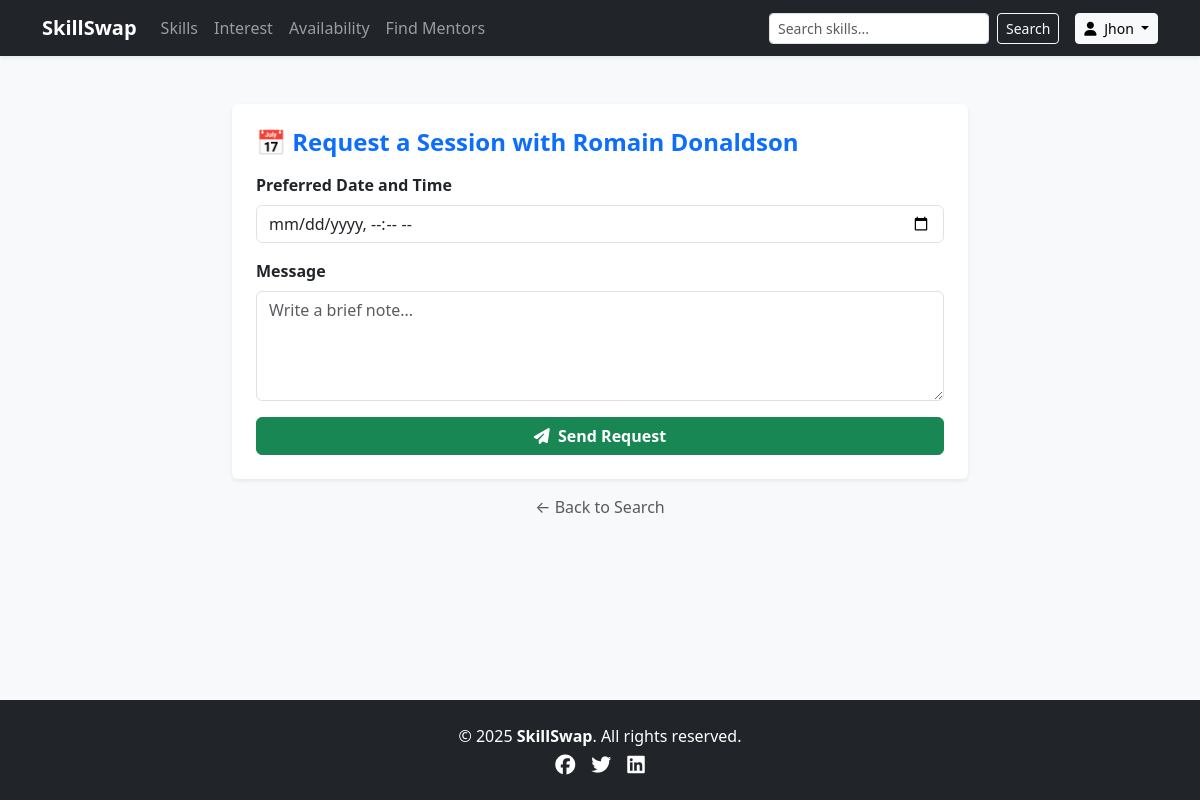
/request/1/ (signed in), run on the app's committed database.
### accounts/models.py (models this page shows, shortened)
class CustomUser(AbstractUser):
    email = models.EmailField(unique=True)
    contact_number = models.CharField(
        max_length=15,
        validators=[RegexValidator(r'^\+?\d{9,15}$', 'Enter a valid phone number.')],
        blank=True,
        null=True
    )
    is_verified = models.BooleanField(default=False)
    profile_picture = models.ImageField(upload_to='profile_pics/', blank=True, null=True)
    date_joined = models.DateTimeField(auto_now_add=True)
    last_active = models.DateTimeField(auto_now=True)
    USERNAME_FIELD = 'email'  # Use email for authentication
    REQUIRED_FIELDS = ['username']  # Needed for createsuperuser

### session_requests/views.py (the view, shortened to what this page needs)
# urls.py: path('request/<int:mentor_id>/', views.request_session, name='request_session'),
@login_required
def request_session(request, mentor_id):
    from django.contrib.auth import get_user_model
    User = get_user_model()
    mentor = get_object_or_404(User, id=mentor_id)
    return render(request, 'request_session.html', {'mentor': mentor})

### templates/request_session.html (shortened to what this page needs)
{% extends "base.html" %}
{% block content %}
<div class="container mt-5">
    <div class="row justify-content-center">
        <div class="col-md-8">
            <div class="card shadow-sm border-0">
                <div class="card-body p-4">
                    <h4 class="mb-3 text-primary fw-bold">
                        📅 Request a Session with {{ mentor.first_name }} {{ mentor.last_name }}
                    </h4>
                    <form method="post">
                        <div class="mb-3">
                            <label class="form-label fw-semibold">Preferred Date and Time</label>
                            <input type="datetime-local" name="scheduled_time" class="form-control" required>
                        </div>
                        <div class="mb-3">
                            <label class="form-label fw-semibold">Message</label>
                            <textarea name="message" class="form-control" rows="4" placeholder="Write a brief note..." required></textarea>
                        </div>
                        <div class="d-grid">
                            <button type="submit" class="btn btn-success fw-bold">
                                <i class="fas fa-paper-plane me-1"></i> Send Request
                            </button>
                        </div>
                    </form>
                </div>
            </div>
            <div class="text-center mt-3">
                <a href="{% url 'mentor_search' %}" class="text-decoration-none text-muted">
                    ← Back to Search
                </a>
            </div>
        </div>
    </div>
</div>
{% endblock %}

### templates/base.html (shortened to what this page needs)
{% load static %}
<!DOCTYPE html>
<html lang="en">
<head>
    <link href="https://cdn.jsdelivr.net/npm/bootstrap@5.3.3/dist/css/bootstrap.min.css" rel="stylesheet">
    <link href="https://cdnjs.cloudflare.com/ajax/libs/font-awesome/6.5.0/css/all.min.css" rel="stylesheet">
</head>
<body class="bg-light text-dark d-flex flex-column min-vh-100">
    <nav class="navbar navbar-expand-lg navbar-dark bg-dark shadow-sm">
        <div class="container">
            <a class="navbar-brand fw-bold" href="/">SkillSwap</a>
            <div class="collapse navbar-collapse justify-content-between" id="navbarNavDropdown">
                {% if request.user.is_authenticated %}
                <ul class="navbar-nav">
                    <li class="nav-item">
                        <a class="nav-link" href="{% url 'skill_list' %}">Skills</a>
                    </li>
                    <li class="nav-item">
                        <a class="nav-link" href="{% url 'interests_page' %}">Interest</a>
                    </li>
                    <li class="nav-item">
                        <a class="nav-link" href="{% url 'availability_page' %}">Availability</a>
                    </li>
                    <li class="nav-item">
                        <a class="nav-link" href="{% url 'mentor_search' %}">Find Mentors</a>
                    </li>
                </ul>
                {% endif %}
                <div class="d-flex align-items-center gap-3">
                    <form class="d-flex" role="search" method="GET" action="#">
                        <input class="form-control form-control-sm me-2" type="search" name="query"
                            placeholder="Search skills..." aria-label="Search">
                        <button class="btn btn-outline-light btn-sm" type="submit">Search</button>
                    </form>
                    {% if request.user.is_authenticated %}
                    <div class="dropdown">
                        <a class="btn btn-light btn-sm dropdown-toggle" href="#" role="button"
                            data-bs-toggle="dropdown" aria-expanded="false">
                            <i class="fa-solid fa-user me-1"></i>
                            {{ request.user.first_name|default:"Profile" }}
                        </a>
                    </div>
                    {% else %}
                    <a class="btn btn-outline-light btn-sm me-2" href="{% url 'login' %}">Login</a>
                    <a class="btn btn-primary btn-sm" href="{% url 'signup' %}">Sign Up</a>
                    {% endif %}
                </div>
            </div>
        </div>
    </nav>
    <main class="flex-grow-1">
        <div class="">
            {% block content %}{% endblock %}
        </div>
    </main>
    <footer class="bg-dark text-white py-4 mt-auto">
        <div class="container text-center">
            <p class="mb-1">&copy; 2025 <strong>SkillSwap</strong>. All rights reserved.</p>
            <div class="d-flex justify-content-center gap-3">
                <a href="#" class="text-white"><i class="fab fa-facebook fa-lg"></i></a>
                <a href="#" class="text-white"><i class="fab fa-twitter fa-lg"></i></a>
                <a href="#" class="text-white"><i class="fab fa-linkedin fa-lg"></i></a>
            </div>
        </div>
    </footer>
</body>
</html>

### data on the page
CustomUser: user.first_name "Jhon"
CustomUser: first_name "Romain", last_name "Donaldson"
